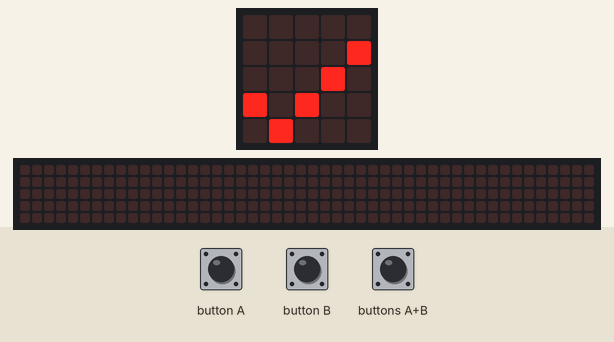
This program was run on a simulated BBC micro:bit (MakeCode). Parts: the board's 5×5 LED display, a strip that is not on the board, showing the scrolling text unrolled. Inputs (shaded band) come from the test bench. Random numbers come from a fixed seed; the 48×5 strip is a reading aid, not a part: it shows the text the display is scrolling, unrolled, one strip-width of it at a time.

Above: at 1.2 s.
1.3 s: button A pressed for 0.15 s
At 1.52 s:
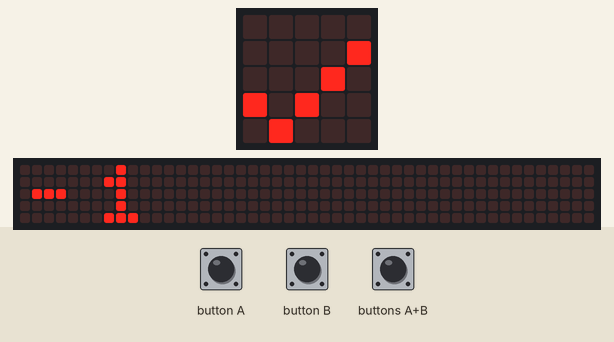
2.0 s: button B pressed for 0.15 s
2.7 s: buttons A+B pressed for 0.15 s
3.4 s: buttons A+B pressed for 1 s
At 6.7 s:
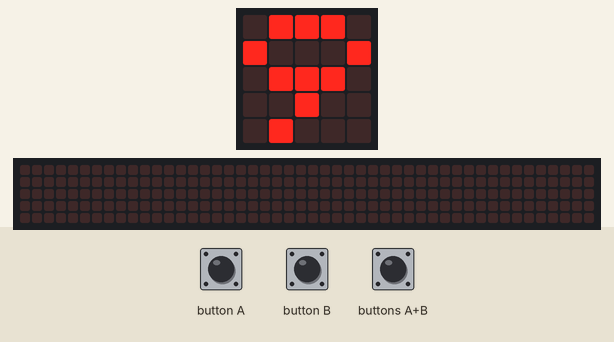
7.1 s: button A pressed for 0.15 s
At 7.32 s:
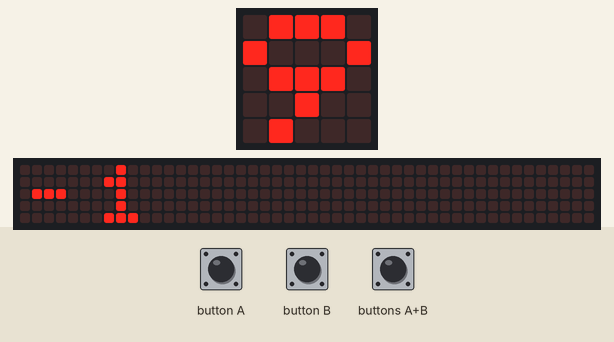
Timing chart, 0 to 8.8 s (numbered marks = the images above; inputs shaded):
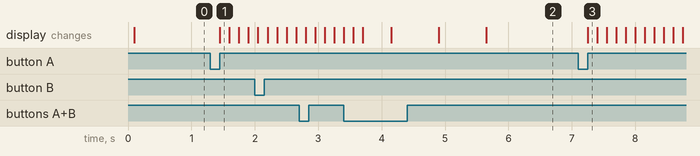

The program:

main.ts
```typescript
let a = 0
let cacapipicrotte = 0
input.onButtonPressed(Button.A, function () {
    a = a - 1
    basic.showNumber(a)
})
input.onButtonPressed(Button.AB, function () {
    cacapipicrotte = randint(0, 10)
    basic.showNumber(cacapipicrotte)
    cacapipicrotte = 3 * cacapipicrotte
})
input.onButtonPressed(Button.B, function () {
    a = 1 + a
    basic.showNumber(a)
})
input.onGesture(Gesture.ScreenUp, function () {
    if (a == cacapipicrotte) {
        basic.showIcon(IconNames.Yes)
    } else {
        basic.showIcon(IconNames.No)
    }
    cacapipicrotte = 0
    a = 0
})
```

test.ts
```typescript
// les tests vont ici ; cela ne sera pas compilé si ce paquet est utilisé en tant qu'extension.
```

Measured:
- after the input at 1.3 s, the display: changes after 0.15 s (image 1)
- after the input at 7.1 s, the display: changes after 0.15 s (image 3)
